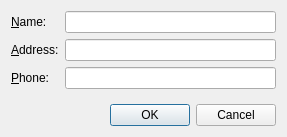
<ui version="4.0" >
 <class>EditDialog</class>
 <widget class="QDialog" name="EditDialog" >
  <property name="geometry" >
   <rect>
    <x>0</x>
    <y>0</y>
    <width>287</width>
    <height>137</height>
   </rect>
  </property>
  <property name="windowTitle" >
   <string>Edit</string>
  </property>
  <layout class="QVBoxLayout" name="verticalLayout" >
   <item>
    <layout class="QGridLayout" name="gridLayout" >
     <item row="0" column="0" >
      <widget class="QLabel" name="label" >
       <property name="text" >
        <string>&amp;Name:</string>
       </property>
       <property name="buddy" >
        <cstring>nameEdit</cstring>
       </property>
      </widget>
     </item>
     <item row="0" column="1" >
      <widget class="QLineEdit" name="nameEdit" />
     </item>
     <item row="1" column="0" >
      <widget class="QLabel" name="label_2" >
       <property name="text" >
        <string>&amp;Address:</string>
       </property>
       <property name="buddy" >
        <cstring>addressEdit</cstring>
       </property>
      </widget>
     </item>
     <item row="2" column="0" >
      <widget class="QLabel" name="label_3" >
       <property name="text" >
        <string>&amp;Phone:</string>
       </property>
       <property name="buddy" >
        <cstring>phoneEdit</cstring>
       </property>
      </widget>
     </item>
     <item row="2" column="1" >
      <widget class="QLineEdit" name="phoneEdit" />
     </item>
     <item row="1" column="1" >
      <widget class="QLineEdit" name="addressEdit" />
     </item>
    </layout>
   </item>
   <item>
    <spacer name="verticalSpacer" >
     <property name="orientation" >
      <enum>Qt::Vertical</enum>
     </property>
     <property name="sizeHint" stdset="0" >
      <size>
       <width>20</width>
       <height>5</height>
      </size>
     </property>
    </spacer>
   </item>
   <item>
    <widget class="QDialogButtonBox" name="buttonBox" >
     <property name="orientation" >
      <enum>Qt::Horizontal</enum>
     </property>
     <property name="standardButtons" >
      <set>QDialogButtonBox::Cancel|QDialogButtonBox::Ok</set>
     </property>
    </widget>
   </item>
  </layout>
 </widget>
 <tabstops>
  <tabstop>nameEdit</tabstop>
  <tabstop>addressEdit</tabstop>
  <tabstop>phoneEdit</tabstop>
  <tabstop>buttonBox</tabstop>
 </tabstops>
 <resources/>
 <connections>
  <connection>
   <sender>buttonBox</sender>
   <signal>accepted()</signal>
   <receiver>EditDialog</receiver>
   <slot>accept()</slot>
   <hints>
    <hint type="sourcelabel" >
     <x>257</x>
     <y>127</y>
    </hint>
    <hint type="destinationlabel" >
     <x>157</x>
     <y>274</y>
    </hint>
   </hints>
  </connection>
  <connection>
   <sender>buttonBox</sender>
   <signal>rejected()</signal>
   <receiver>EditDialog</receiver>
   <slot>reject()</slot>
   <hints>
    <hint type="sourcelabel" >
     <x>277</x>
     <y>127</y>
    </hint>
    <hint type="destinationlabel" >
     <x>286</x>
     <y>274</y>
    </hint>
   </hints>
  </connection>
 </connections>
</ui>
